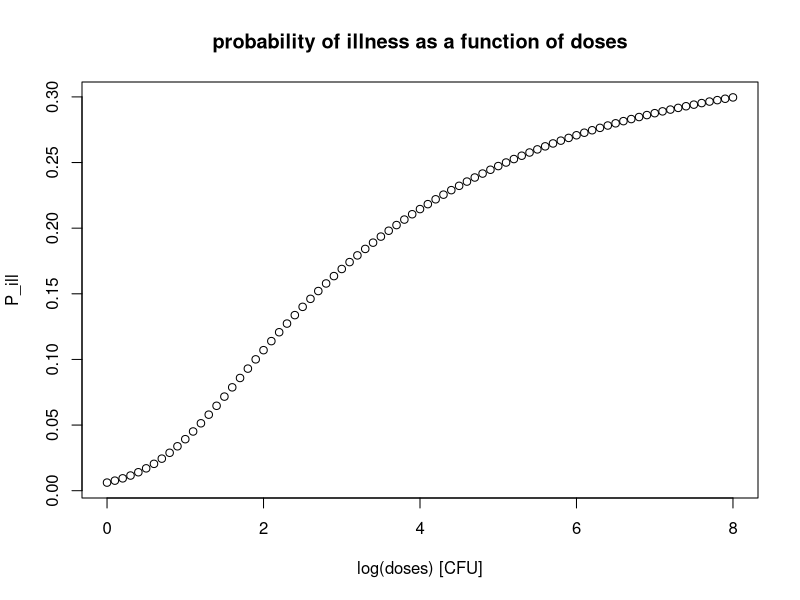

This chart was generated by the following R code:


#################################
#################################
#################################
# DRM
#################################
#################################
#################################

logDoses <- seq(0,8,by=0.1)
Pprev <- 0.25
alphaGamma <- 0.145
betaGamma <- 7.59
condPillinf <- 0.33


#################################
#model
#################################
# the abscissa Cretlog MUST have the same length as the number of rows of the dose-matrix!
doses <- 10^logDoses

modDoseResponseClassical <- function(doses, 
                                     condPillinf, 
                                     alphaGamma, betaGamma){
  
  Pillmean <- condPillinf*round((1 - exp(lgamma(alphaGamma+betaGamma)
                                     +lgamma(betaGamma+doses)
                                     -lgamma(betaGamma)
                                     -lgamma(alphaGamma+betaGamma+doses))),4)
  return(list(Pillmean=Pillmean))
}

runDoseResponseClassical <- modDoseResponseClassical(doses,
                                                     condPillinf, 
                                                     alphaGamma, betaGamma)

Pillmean <-runDoseResponseClassical$Pillmean

#################################
#################################
#visualisation
#################################
plot(logDoses, Pillmean, 
     xlab = "log(doses) [CFU]", 
     ylab = "P_ill", 
     main = "probability of illness as a function of doses")
#################################
